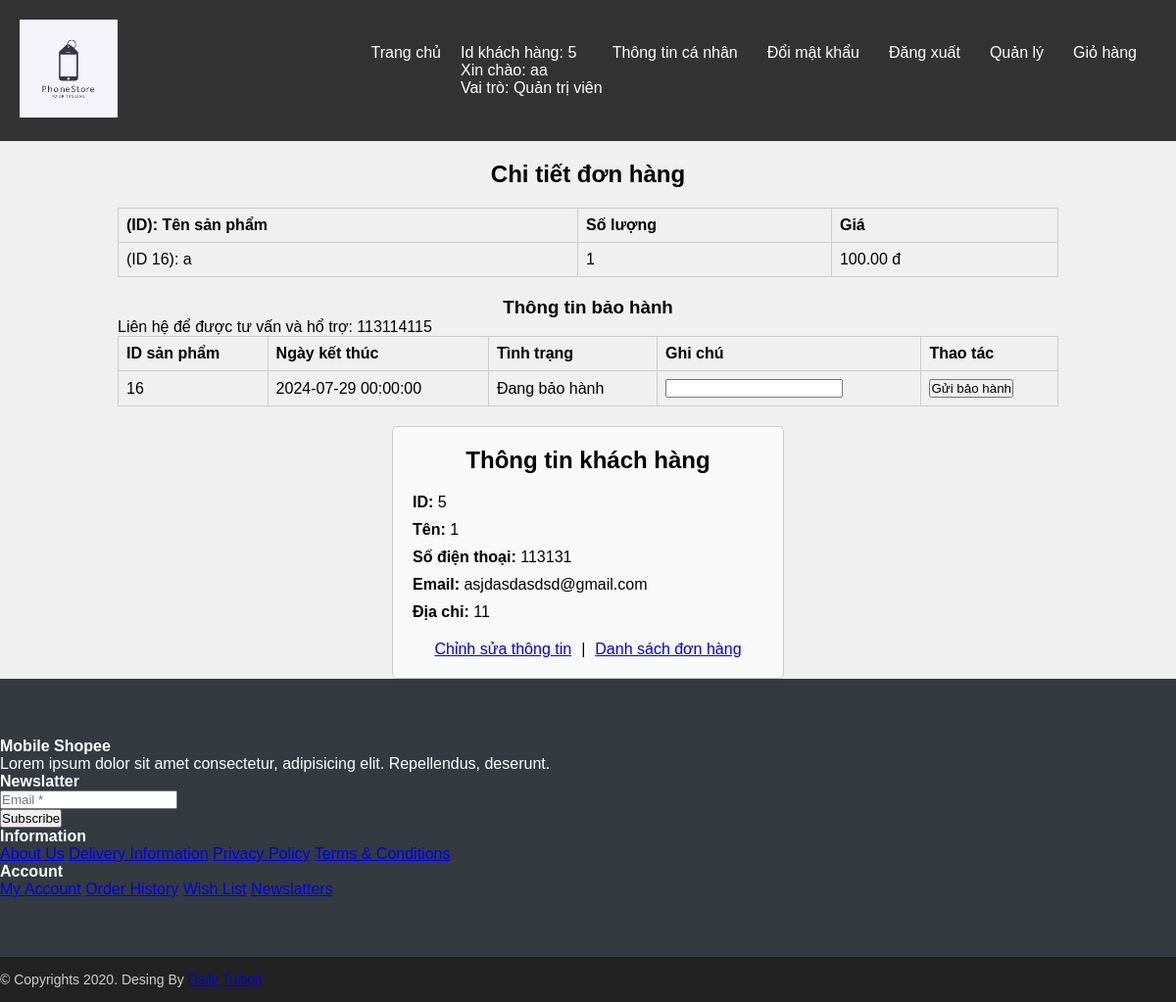
Screenshot of /user/index.php?ctrl=customerUserController&action=viewOrderDetail&id=152 (signed in) with the database file from the repository.
### tables this page shows
CREATE TABLE `chi_tiet_don_hang` (
  `id` int(11) NOT NULL,
  `id_don_hang` int(11) DEFAULT NULL,
  `id_san_pham` int(11) DEFAULT NULL,
  `so_luong` int(11) DEFAULT NULL,
  `gia` decimal(10,2) DEFAULT NULL
);

CREATE TABLE `san_pham` (
  `id` int(11) NOT NULL,
  `ten` varchar(255) DEFAULT NULL,
  `anh` varchar(255) DEFAULT NULL,
  `id_danh_muc` int(11) DEFAULT NULL,
  `gia` decimal(10,3) DEFAULT NULL,
  `so_luong` int(11) DEFAULT NULL,
  `mo_ta` text DEFAULT NULL
);

CREATE TABLE `phieu_bao_hanh` (
  `id` int(11) NOT NULL,
  `id_san_pham` int(11) DEFAULT NULL,
  `id_don_hang` int(11) DEFAULT NULL,
  `ngay_lap` datetime DEFAULT NULL,
  `ngay_het_han` datetime DEFAULT NULL,
  `tinh_trang` varchar(255) DEFAULT NULL,
  `ghi_chu` text DEFAULT NULL
);

CREATE TABLE `khach_hang` (
  `id` int(11) NOT NULL,
  `ten` varchar(255) DEFAULT NULL,
  `so_dien_thoai` varchar(20) DEFAULT NULL,
  `email` varchar(255) DEFAULT NULL,
  `dia_chi` varchar(255) DEFAULT NULL,
  `id_nguoi_dung` int(11) DEFAULT NULL
);

### lib/database.php (called while the page is built, shortened)
<?php
class Database
{
    private $host = "localhost";
    private $username = "root";
    private $password = "";
    private $database = "phonestore";
    private $conn;
    public function __construct()
    {
        $this->conn = $this->connectDB();
    }
    private function connectDB()
    {
        $conn = mysqli_connect($this->host, $this->username, $this->password, $this->database);
        return $conn;
    }
    public function select($query)
    {
        $result = mysqli_query($this->conn, $query);
        if ($result) {
            $data = mysqli_fetch_all($result, MYSQLI_ASSOC);
            return $data;
        } else {
            die(mysqli_error($this->conn));
        }
    }
}

### user/model/customerUserModel.php (called while the page is built, shortened)
<?php
class customerUserModel
{
    private $db;
    public function __construct()
    {
        $this->db = new Database();
    }
    public function getCustomerByIdNguoiDung()
    {
        $id_nguoi_dung = Session::getSessionValue('login_id');
        $sql = "SELECT * FROM khach_hang WHERE id_nguoi_dung = $id_nguoi_dung";
        $result = $this->db->select($sql);
        return $result;
    }
    public function getOrderDetailsByOrderId($id_don_hang)
    {
        $query = "SELECT chi_tiet_don_hang.*,san_pham.ten AS ten_san_pham
              FROM chi_tiet_don_hang
              JOIN san_pham ON chi_tiet_don_hang.id_san_pham = san_pham.id
              where id_don_hang = $id_don_hang";;
        return $this->db->select($query);
    }
}

### user/model/cartModel.php (called while the page is built, shortened)
<?php
class CartModel
{
    private $db;
    public function __construct()
    {
        $this->db = new Database();
    }
    public function getWarrantyInfoByOrderId($id_don_hang)
    {
        $query = "SELECT * FROM phieu_bao_hanh WHERE id_don_hang = $id_don_hang";
        $result = $this->db->select($query);
        return $result;
    }
}

### lib/session.php (called while the page is built, shortened)
<?php
class Session
{
    public static function getSessionValue($key)
    {
        if (isset($_SESSION[$key])) {
            return $_SESSION[$key];
        } else {
            return null;
        }
    }
}

### user/view/infoUser.php (the view, shortened to what this page needs)
<!DOCTYPE html>
<html lang="vi">
<head>
</head>
<body>
    <div class="customer-info">
        <h2>Thông tin khách hàng</h2>
        <?php
        $customerData = $customer[0];
        echo '<ul>';
        echo '<li><label>ID:</label> ' . $customerData['id'] . '</li>';
        echo '<li><label>Tên:</label> ' . $customerData['ten'] . '</li>';
        echo '<li><label>Số điện thoại:</label> ' . $customerData['so_dien_thoai'] . '</li>';
        echo '<li><label>Email:</label> ' . $customerData['email'] . '</li>';
        echo '<li><label>Địa chỉ:</label> ' . $customerData['dia_chi'] . '</li>';
        echo '</ul>';
        ?>
        <div style="display: flex; justify-content: center; margin-top: 20px;">
            <a href="index.php?ctrl=customerUserController&action=showUpdateCustomerForm&id=<?php echo $customer[0]['id']; ?>">Chỉnh sửa thông tin</a>
            <span style="margin: 0 10px;">|</span>
            <a href="index.php?ctrl=customerUserController&action=viewOrderList">Danh sách đơn hàng</a>
        </div>
    </div>
</body>
</html>

### user/view/orderDetailUserView.php (shortened to what this page needs)
<!DOCTYPE html>
<html lang="vi">
<head>
</head>
<body>
    <div class="order-details">
        <h2>Chi tiết đơn hàng</h2>
        <?php if (!empty($orderDetails)) : ?>
            <table>
                <thead>
                    <tr>
                        <th>(ID): Tên sản phẩm</th>
                        <th>Số lượng</th>
                        <th>Giá</th>
                    </tr>
                </thead>
                <tbody>
                    <?php foreach ($orderDetails as $orderDetail) : ?>
                        <tr>
                            <td><?php echo '(ID ' . $orderDetail['id_san_pham'] . "): " . $orderDetail['ten_san_pham']; ?></td>
                            <td><?php echo $orderDetail['so_luong']; ?></td>
                            <td><?php echo $orderDetail['gia'] . ' đ'; ?></td>
                        </tr>
                    <?php endforeach; ?>
                </tbody>
            </table>
        <?php else : ?>
            <p>Không có chi tiết đơn hàng nào.</p>
        <?php endif; ?>
        <div class="warranty-info">
            <h3>Thông tin bảo hành</h3>
            <p>Liên hệ để được tư vấn và hổ trợ: 113114115</p>
            <?php if (!empty($warrantyInfo)) : ?>
                <table>
                    <thead>
                        <tr>
                            <th> ID sản phẩm </th>
                            <th>Ngày kết thúc</th>
                            <th>Tình trạng</th>
                            <th>Ghi chú</th>
                            <th>Thao tác</th>
                        </tr>
                    </thead>
                    <tbody>
                        <?php foreach ($warrantyInfo as $warranty) : ?>
                            <tr>
                                <td><?php echo $warranty['id_san_pham']; ?></td>
                                <td><?php echo $warranty['ngay_het_han']; ?></td>
                                <td><?php echo $warranty['tinh_trang']; ?></td>
                                <td>
                                    <form action="index.php?ctrl=customerUserController&action=updateWarrantyInfo&id=<?php echo $warranty['id_don_hang']; ?>" method="post">
                                        <?php
                                        if ($warranty['tinh_trang'] == 'Chờ xử lý' || $warranty['tinh_trang'] == 'Hết hạn bảo hành') {
                                            echo '<input type="text" name="ghi_chu" value="' . $warranty['ghi_chu'] . '" required disabled>';
                                        } else {
                                            echo '<input type="text" name="ghi_chu" value="' . $warranty['ghi_chu'] . '" required>';
                                        }
                                        ?>
                                </td>
                                <td>
                                    <?php
                                    if ($warranty['tinh_trang'] == 'Chờ xử lý' ||  $warranty['tinh_trang'] == 'Hết hạn bảo hành') {
                                        echo '<input type="submit" value="Gửi bảo hành" disabled>';
                                    } else {
                                        echo '<input type="submit" value="Gửi bảo hành">';
                                    }
                                    ?>
                                </td>
                            </tr>
                        <?php endforeach; ?>
                    </tbody>
                </table>
            <?php else : ?>
                <p>Không có thông tin bảo hành cho đơn hàng này.</p>
            <?php endif; ?>
        </div>
    </div>
</body>
</html>

### user/style/homeStyle.css (style rules this page uses)
* { margin: 0; padding: 0; box-sizing: border-box; }
body { font-family: Arial, sans-serif; background-color: #f0f0f0; }

### user/view/orderDetailUserView.php (style rules this page uses)
.order-details { width: 80%; margin: 20px auto; }
.order-details h2 { text-align: center; margin-bottom: 20px; }
.order-details table { width: 100%; border-collapse: collapse; }
.order-details th, .order-details td { border: 1px solid #ccc; padding: 8px; text-align: left; }
.warranty-info { margin-top: 20px; }
.warranty-info h3 { text-align: center; }

### user/view/infoUser.php (style rules this page uses)
.customer-info { width: 400px; margin: 0 auto; padding: 20px; border: 1px solid #ccc; border-radius: 5px; background-color: #f9f9f9; }
.customer-info h2 { text-align: center; margin-bottom: 20px; }
.customer-info ul { list-style-type: none; padding: 0; }
.customer-info li { margin-bottom: 10px; }
.customer-info label { font-weight: bold; }

### rows the page displays
chi_tiet_don_hang: id_san_pham "16", id_san_pham.ten "a", so_luong "1", gia "100.00"
phieu_bao_hanh: id_san_pham "16", ngay_het_han "2024-07-29 00:00:00", tinh_trang "Đang bảo hành"
khach_hang: id "5", ten "1", so_dien_thoai "113131", email "asjdasdasdsd@gmail.com", dia_chi "11"

### other values shown
$id_khach_hang "5"
$ten_dang_nhap "aa"
$vai_tro "Quản trị viên"
